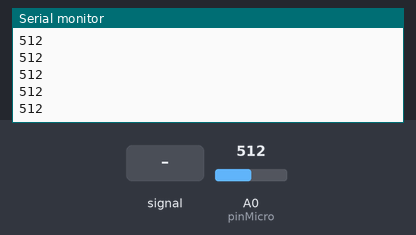
The sketch below on a simulated Arduino Uno, built with avr-gcc and run on an emulated ATmega328P. Shown: the last lines printed to the serial monitor. The inputs (shaded band) are chosen by the test bench; at power-on: A0 (pinMicro) = 512.

Above: at 1.2 s.
1.3 s: A0 (pinMicro) fed a 200 Hz sine of ±81 counts around its level
At 1.31 s:
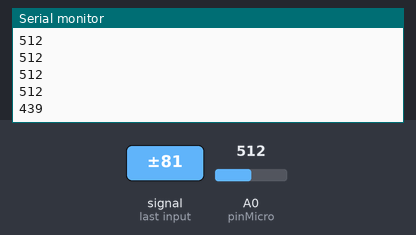
2.8 s: A0 (pinMicro) set to 716
At 2.81 s:
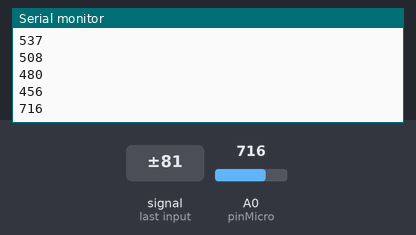
4.3 s: A0 (pinMicro) fed a 1000 Hz sine of ±255 counts around its level
At 4.32 s:
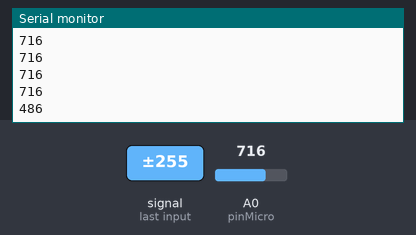
5.8 s: A0 (pinMicro) set to 900
At 5.82 s:
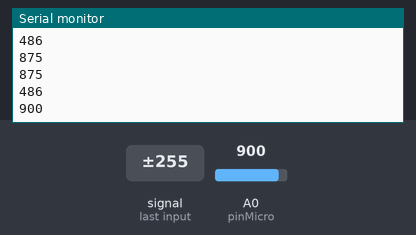
Timing chart, 0 to 8.3 s (numbered marks = the images above; inputs shaded):
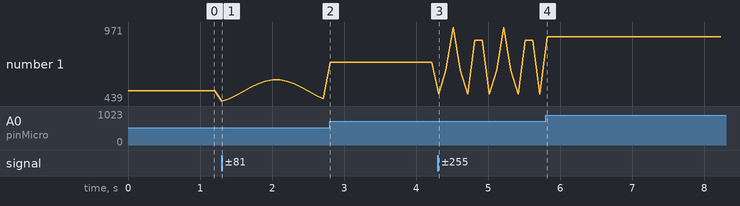

The sketch:

threshold.ino
```cpp
int pinMicro = A0;
int volatile valueMicro = 0; // value given by the sensor
void setup() {
  // put your setup code here, to run once:
  pinMode(pinMicro,INPUT);
  Serial.begin(9600);
}

void loop() {

valueMicro = analogRead(pinMicro);  // reading and recording the measured sound level
Serial.println(valueMicro);
delay(100);
}
```

Measured:
- after the input at 1.3 s, the serial monitor: prints a new line at once (image 1)
- after the input at 2.8 s, the serial monitor: prints a new line at once (image 2)
- after the input at 4.3 s, the serial monitor: prints a new line at once (image 3)
- after the input at 5.8 s, the serial monitor: prints a new line at once (image 4)
- plotted number 1: 512 → 456 after the input at 1.3 s, 456 → 716 after the input at 2.8 s, 716 → 486 after the input at 4.3 s, 486 → 900 after the input at 5.8 s
